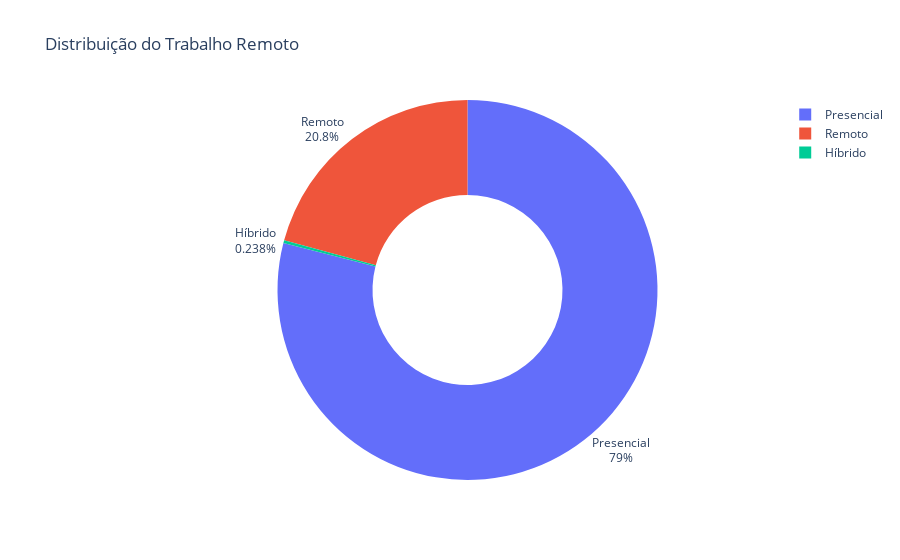

The code cell stored with this chart in its notebook:
### Code cell
fig = px.pie(trabalho_remoto_contagem, names='Tipo do Trabalho', values='Quantidade', title='Distribuição do Trabalho Remoto', hole=0.5)
fig.update_traces(textposition='outside', textinfo='percent+label')
fig.show()

### Figure 1 — Plotly figure (JSON) as saved in the notebook; plotly's stock layout.template omitted (floating-point values rounded to 4 significant figures)
{"data": [{"domain": {"x": [0, 1], "y": [0, 1]}, "hole": 0.5, "hovertemplate": "Tipo do Trabalho=%{label}<br>Quantidade=%{value}<extra></extra>", "labels": ["Presencial", "Remoto", "Híbrido"], "legendgroup": "", "name": "", "showlegend": true, "textinfo": "percent+label", "textposition": "outside", "type": "pie", "values": [105305, 27716, 318]}], "layout": {"legend": {"tracegroupgap": 0}, "title": {"text": "Distribuição do Trabalho Remoto"}}}
